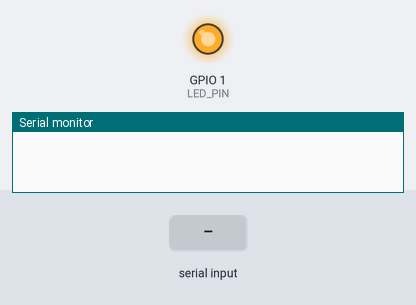
Simulated run of this program. Board: ESP8266 (NodeMCU). Parts: output pins drawn as LEDs (lit = HIGH), the last lines printed to the serial monitor. The test bench sets the inputs (shaded band). WiFi joins after 1.5 s; servers stay silent unless stated; not simulated (calls return 0 or success): secrets.h.

Above: at 0.1 s.
At 2.7 s:
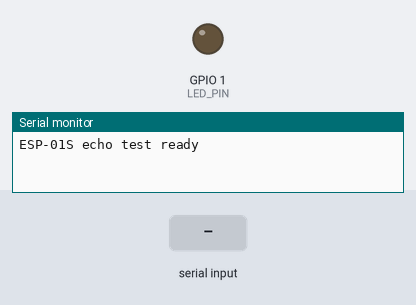
2.8 s: byte 30 received over Serial
4.3 s: byte 90 received over Serial
5.8 s: byte 120 received over Serial
Timing chart, 0 to 8.8 s (numbered marks = the images above; inputs shaded):
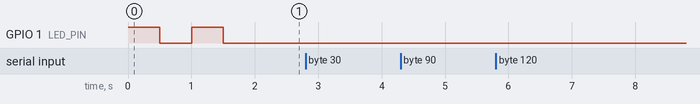

The program:

main.cpp
```cpp
#include <Arduino.h>
#include <ESP8266WiFi.h>
#include <ESP8266WebServer.h>
#include <ElegantOTA.h>
#include "secrets.h"

#define LED_PIN 1

ESP8266WebServer server(80);

unsigned long lastBlink = 0;
bool ledState = false;

void setup() {
    pinMode(LED_PIN, OUTPUT);
    digitalWrite(LED_PIN, HIGH);

    WiFi.begin(ssid, password);
    while (WiFi.status() != WL_CONNECTED) {
        delay(500);
        digitalWrite(LED_PIN, !digitalRead(LED_PIN));
    }

    ElegantOTA.begin(&server);
    server.begin();
    Serial.begin(115200);
    Serial.println("ESP-01S echo test ready");

}

void loop() {
    server.handleClient();
    ElegantOTA.loop();

    if (Serial.available()) {
        char c = Serial.read();
        Serial.write(c);
    }
}
```
